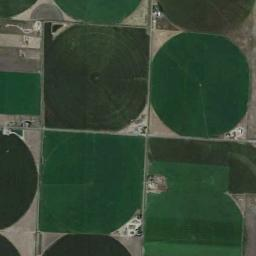
#> input picture dataset/test/Agriculture/100.jpg, 256 x 256 px; its folder holds 3 pictures in this run
$ jupyter execute --allow-errors machine_learning.ipynb
#> lines starting #> are read from the running program, lines starting #| are printed output that depends on the picture; pictures that were not available may be replaced by others from this repository, and a replacement may not be noted
[cell 1]
import cv2

import os

import numpy as np

from sklearn.cluster import MiniBatchKMeans

from ML_SIFT_SVM import SIFT
from k_means_vocb import k_means
from Bow import Bow
from sklearn.svm import SVC
from sklearn.preprocessing import StandardScaler
from evaluate import evaluate_model
import matplotlib.pyplot as plt
import seaborn

from sklearn.metrics import confusion_matrix, accuracy_score, classification_report

def evaluate_model(y_true, y_pred, model_name):
    print(f"\n -------{model_name} model evaluation--------")
    print("Accuracy:", accuracy_score(y_true, y_pred))
    print("Classification Report:\n", classification_report(y_true, y_pred))

    cm = confusion_matrix(y_true, y_pred)
    plt.figure(figsize=(10,7))
    seaborn.heatmap(cm, annot=True, fmt="d", cmap="Blues", xticklabels=np.unique(y_true), yticklabels=np.unique(y_true))
    plt.xlabel("Predicted")
    plt.ylabel("Actual")
    plt.title(f"Confusion Matrix - {model_name}")
    plt.show()

def SIFT(path_train):
    # create sift
#> call 2 of SIFT, with path_train = 'dataset/test'
#> in SIFT, img is the input picture: shape (256, 256, 3); mean B, G, R 54, 72.3, 54.7
#> in SIFT (call 2), `img_gray = cv2.cvtColor(img, cv2.COLOR_BGR2GRAY)`:
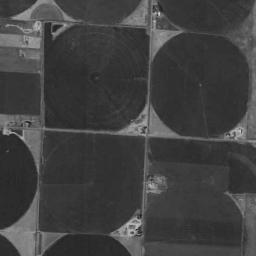
#> img_gray: shape (256, 256); min 25, max 216, mean 64.9
#> in SIFT (call 2), `keypoints, descriptors = sift.detectAndCompute(img_gray, None)`: keypoints = 229 keypoints; strongest (x, y, size): (132, 233, 1.9), (22, 138, 2.7), (5, 132, 4.2), (128, 231, 16.2)
    sift = cv2.SIFT_create()
    #create dictionary to return result
    # the key is the feature class and value is the descriptor of each feature
    sift_features = {}

    #loop the train folder
    for class_folder in os.listdir(path_train):
        #class_folder is class name not open the folder
        # we need open class first
        class_path = os.path.join(path_train, class_folder)
        if not os.path.isdir(class_path):
            continue
        # store descriptors as value in result
        descriptors_list = []

    # loop through imaghe in this class
        for img_file in os.listdir(class_path):
            if img_file.endswith('.jpg'):
                img_path = os.path.join(class_path, img_file)
                img = cv2.imread(img_path)
                if img is None:
                    continue

                img_gray = cv2.cvtColor(img, cv2.COLOR_BGR2GRAY)
                keypoints, descriptors = sift.detectAndCompute(img_gray, None)

                if descriptors is not None:
                    descriptors_list.append(descriptors)
        sift_features[class_folder] = descriptors_list
#> pass 2 of the loop in SIFT, `for class_folder in os.listdir(path_train):`:
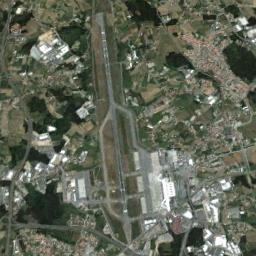
#> input picture dataset/test/Airport/056.jpg, 256 x 256 px
#> in SIFT, img is the input picture: shape (256, 256, 3); mean B, G, R 86.5, 101.7, 96.3
#> in SIFT (call 2), `img_gray = cv2.cvtColor(img, cv2.COLOR_BGR2GRAY)`:
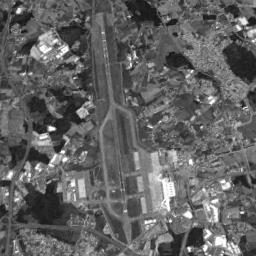
#> img_gray: shape (256, 256); min 15, max 255, mean 98.4
#> keypoints = 1297 keypoints; strongest (x, y, size): (51, 128, 3.9), (19, 11, 4), (189, 249, 2.9), (63, 152, 2.7)

    print("SIFT feature extract completed")
    return sift_features


"""_summary_
for bag of visual words, use k-means clustering to build a visual vocabulary just like vocb in LSTM but is cv
from all descriptors
"""

def k_means(descriptors, num_cluster = 200):
#> called with num_cluster = 500
    all_descriptors = []

    # cluster all descriptor into one big array
    for des_list in descriptors.values():
        for i in des_list:
            all_descriptors.append(i)
    # stack into a (N,128) array (keypoint, vector)
    # just like zip
    all_descriptors = np.vstack(all_descriptors)


    # configure the kmean manipulate
    kmean = MiniBatchKMeans(n_clusters=num_cluster, random_state= 42)
    # build visual vocabulary
    kmean.fit(all_descriptors)

    return kmean


def compute_bow_histogram(descriptor, kmeans, num_cluster = 200):
    # get vs vocab and get shape
    histogram =  np.zeros(num_cluster)
    if descriptor is not None:
        # predict cluster each SIFT descriptor belong to
        # count how many items each cluster appears create histogram
        words = kmeans.predict(descriptor)
        for word in words:
            histogram[word] += 1

    return histogram

def Bow(descriptors, kmeans, num_cluster = 200):
    x_train = []
    y_train = []

    for label, list in descriptors.items():
        for descriptor in list:
            histogram = compute_bow_histogram(descriptor, kmeans, num_cluster)
            x_train.append(histogram)
            y_train.append(label)

    return x_train, y_train


train_path = os.path.join("dataset","train")
test_path = os.path.join("dataset","test")
num_cluster = 500

# get the SIFT from training dataset
train_descriptors = SIFT(train_path)
test_descriptors = SIFT(test_path)

#create the vocb
#> (the rest of this cell did not finish here and is left out)
